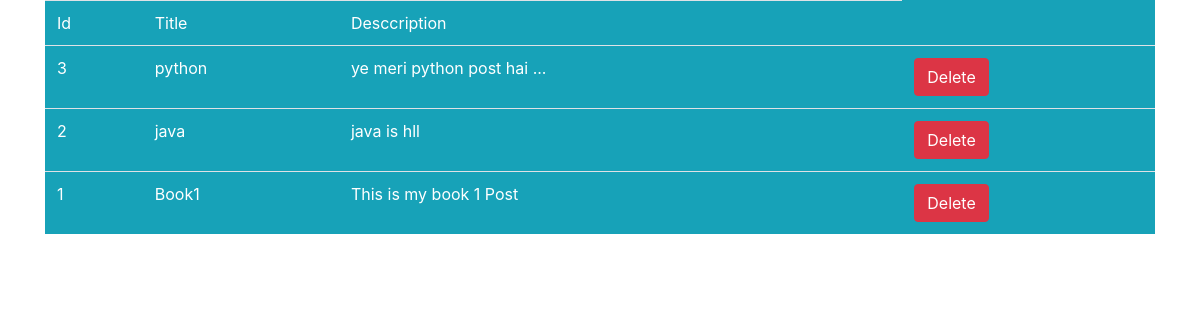
/posts/showpost/, run on an earlier commit of the app's database.
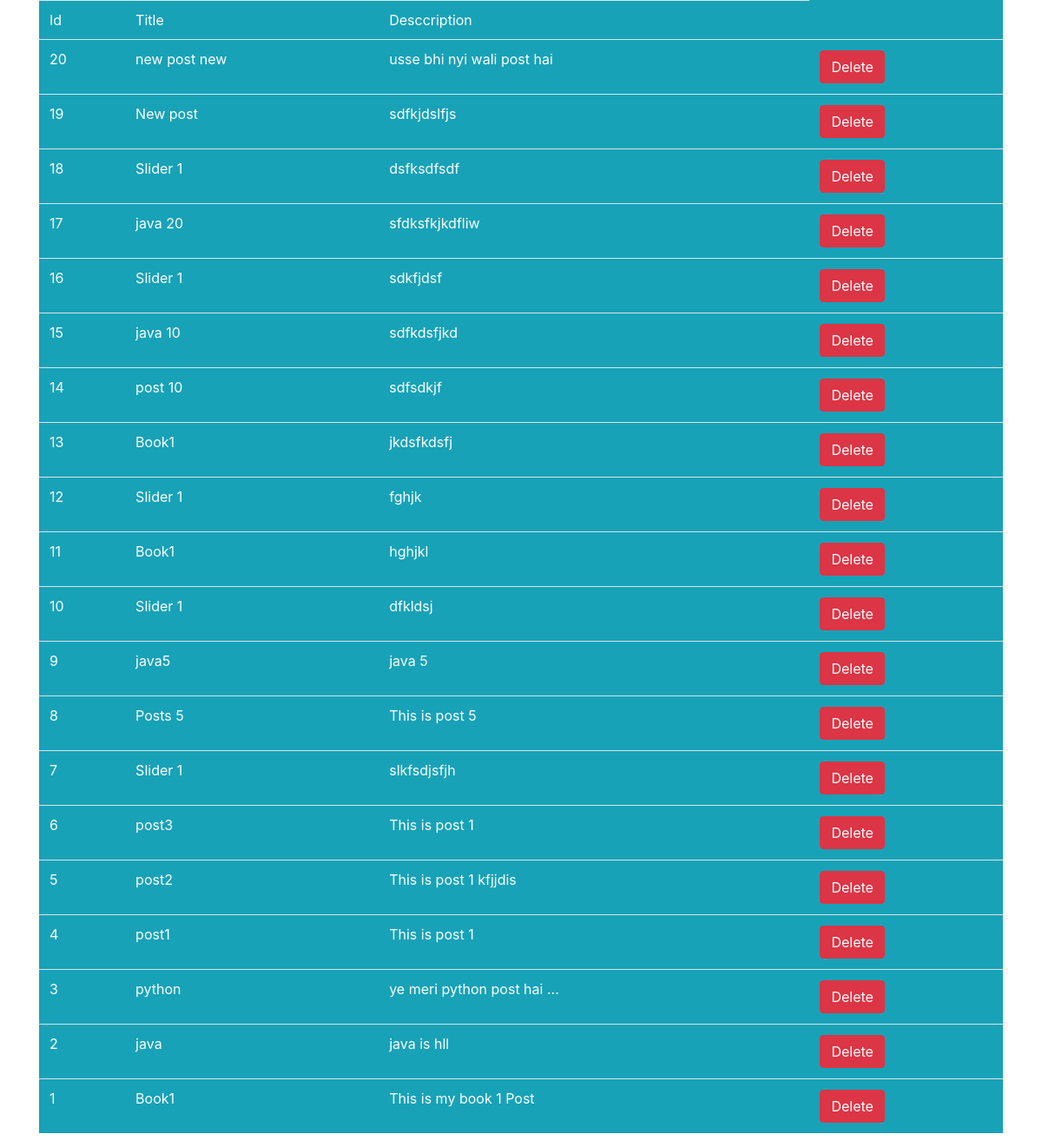
And on a later commit of the database.
### posts/models.py (models this page shows)
class Posts(models.Model):
    title =models.CharField(max_length=100, verbose_name="Mytitle")
    desc = models.TextField()

### posts/views.py (the view)
# urls.py: path('showpost/',views.show_posts)
def show_posts(request):
    post =Posts.objects.all().order_by('-pk')
    dic ={
        'post':post
    }
    return render(request,'show-posts.html',dic)

### posts/templates/show-posts.html
 <link rel="stylesheet" href="https://maxcdn.bootstrapcdn.com/bootstrap/4.3.1/css/bootstrap.min.css">
 <div class="container">
<table class=" table bg-info text-white">
    <tr>
        <td>Id</td>
        <td>Title</td>
        <td>Desccription</td>
    </tr>
    {% for i in post%}
    <tr>
        <td>{{i.pk}}</td>
        <td>{{i.title}}</td>
        <td>{{i.desc}}</td>
        <td><a href="" class="btn btn-danger">Delete</a> </td>
    </tr>
    {%endfor%}
</table>
     </div>

What changed in the data, as far as the page shows it:
added Posts: pk "20", title "new post new", desc "usse bhi nyi wali post hai"
added Posts: pk "19", title "New post", desc "sdfkjdslfjs"
added Posts: pk "18", title "Slider 1", desc "dsfksdfsdf"
added Posts: pk "17", title "java 20", desc "sfdksfkjkdfliw"
added Posts: pk "16", title "Slider 1", desc "sdkfjdsf"
added Posts: pk "15", title "java 10", desc "sdfkdsfjkd"
added Posts: pk "14", title "post 10", desc "sdfsdkjf"
added Posts: pk "13", title "Book1", desc "jkdsfkdsfj"
added Posts: pk "12", title "Slider 1", desc "fghjk"
added Posts: pk "11", title "Book1", desc "hghjkl"
added Posts: pk "10", title "Slider 1", desc "dfkldsj"
added Posts: pk "9", title "java5", desc "java 5"
added Posts: pk "8", title "Posts 5", desc "This is post 5"
added Posts: pk "7", title "Slider 1", desc "slkfsdjsfjh"
added Posts: pk "6", title "post3", desc "This is post 1"
added Posts: pk "5", title "post2", desc "This is post 1 kfjjdis"
added Posts: pk "4", title "post1", desc "This is post 1"
